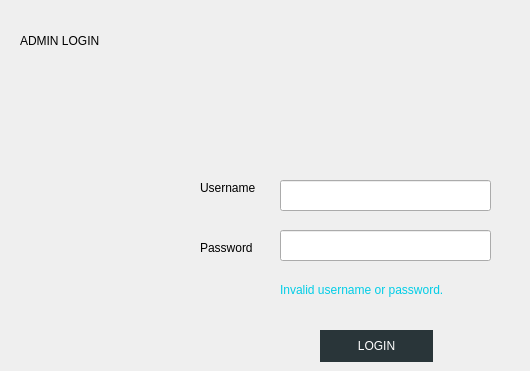
    <widget class="QWidget" name="adminLoginPage">
     <widget class="QLabel" name="usernameLabel">
      <property name="geometry">
       <rect>
        <x>200</x>
        <y>180</y>
        <width>81</width>
        <height>16</height>
       </rect>
      </property>
      <property name="text">
       <string>Username</string>
      </property>
     </widget>
     <widget class="QLabel" name="passwordLabel">
      <property name="geometry">
       <rect>
        <x>200</x>
        <y>240</y>
        <width>59</width>
        <height>16</height>
       </rect>
      </property>
      <property name="text">
       <string>Password</string>
      </property>
     </widget>
     <widget class="QPushButton" name="loginButton">
      <property name="geometry">
       <rect>
        <x>320</x>
        <y>330</y>
        <width>113</width>
        <height>32</height>
       </rect>
      </property>
      <property name="styleSheet">
       <string notr="true">QPushButton {
background-color: #293539;
color: white;
border:none;
	font: 75 15pt &quot;Gill Sans&quot;, &quot;Gill Sans MT Condensed&quot;;
}</string>
      </property>
      <property name="text">
       <string>LOGIN</string>
      </property>
     </widget>
     <widget class="QLineEdit" name="username">
      <property name="geometry">
       <rect>
        <x>280</x>
        <y>180</y>
        <width>211</width>
        <height>31</height>
       </rect>
      </property>
     </widget>
     <widget class="QLineEdit" name="password">
      <property name="geometry">
       <rect>
        <x>280</x>
        <y>230</y>
        <width>211</width>
        <height>31</height>
       </rect>
      </property>
      <property name="echoMode">
       <enum>QLineEdit::Password</enum>
      </property>
     </widget>
     <widget class="QLabel" name="adminLoginErrorMessage">
      <property name="geometry">
       <rect>
        <x>280</x>
        <y>280</y>
        <width>241</width>
        <height>20</height>
       </rect>
      </property>
      <property name="styleSheet">
       <string notr="true">color: #01CDE6</string>
      </property>
      <property name="text">
       <string>Invalid username or password.</string>
      </property>
     </widget>
     <widget class="QLabel" name="adminLoginLabel">
      <property name="geometry">
       <rect>
        <x>20</x>
        <y>20</y>
        <width>311</width>
        <height>41</height>
       </rect>
      </property>
      <property name="styleSheet">
       <string notr="true">font: 25 30pt &quot;Gill Sans&quot;, &quot;Gill Sans MT Condensed&quot;;</string>
      </property>
      <property name="text">
       <string>ADMIN LOGIN</string>
      </property>
     </widget>
    </widget>
